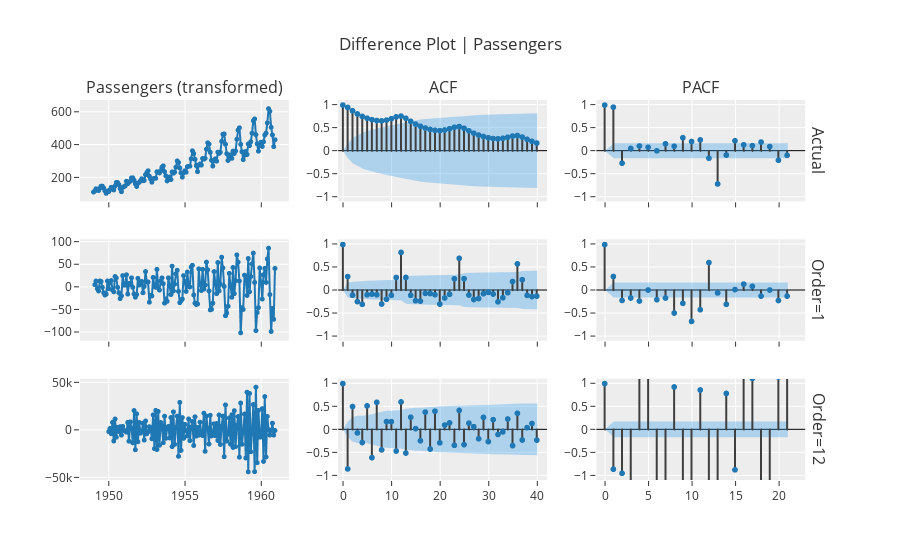

Notebook code for this chart:
### Code cell
exp.plot_model(plot='diff', data_kwargs={'order_list': [1, 12], 'acf': True, 'pacf': True})
